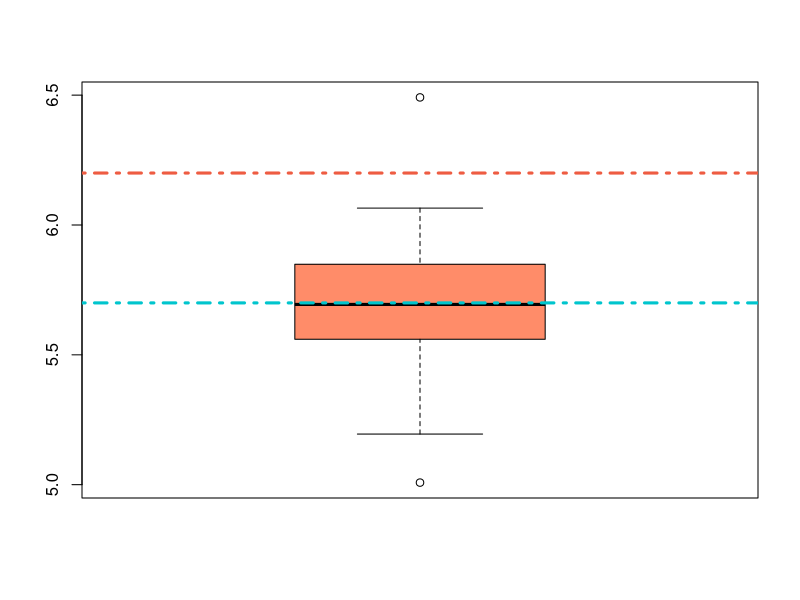
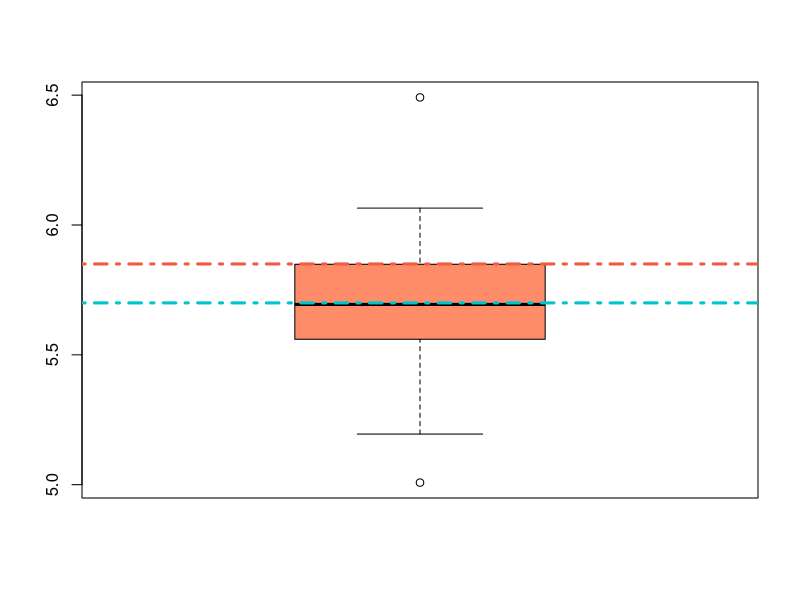
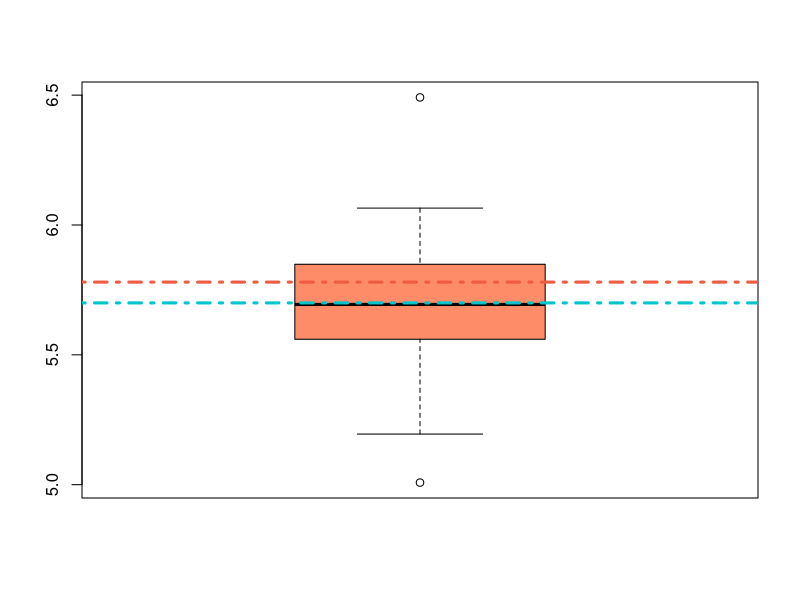

R code for these plots, in order:
#Prueba de T de una muestra #INDEPENDIENTE
#Realizar la comparación de una muestra experimental vs una muestra
# teórica
library(readr)
semillas <- read_csv("Datos semillas.csv")
View(Datos_semillas)


# Ejemplo 1 ---------------------------------------------------------------


#Probar la normalidad de los datos de las semillas con shapiro.test
shapiro.test(semillas$Peso)

#Primera visualización de los datos
boxplot(semillas$Peso,
        col = "salmon1")
abline(h =6.2, col="tomato2", lwd = 3, lty = "dotdash")
abline(h=5.7,col="turquoise3", lwd =3, lty = "dotdash")
# abline (Agregar líneas rectas a un gráfico)
#lwd = ancho y lty = tipo

t.test(semillas$Peso, mu = 6.2)
#mu = media teorética
#no existen diferencias entre el peso observado y el peso de la media teorética
#aceptando la hpótesis alternativa


# Ejemplo 2 ---------------------------------------------------------------

#Ahora la media teorética es de 5.85
boxplot(semillas$Peso,
        col = "salmon1")
abline(h =5.85, col="tomato2", lwd = 3, lty = "dotdash")
abline(h=5.7,col="turquoise3", lwd =3, lty = "dotdash")
#Conclusión = las semillas de la facultad son menores de otros lugares de Nuevo León


# Ejercicio 3 -------------------------------------------------------------

#Ahora la media teorética es de 5.78 g
boxplot(semillas$Peso,
        col = "salmon1")
abline(h =5.78, col="tomato2", lwd = 3, lty = "dotdash")
abline(h=5.7,col="turquoise3", lwd =3, lty = "dotdash")

t.test(semillas$Peso, mu = 5.78)
